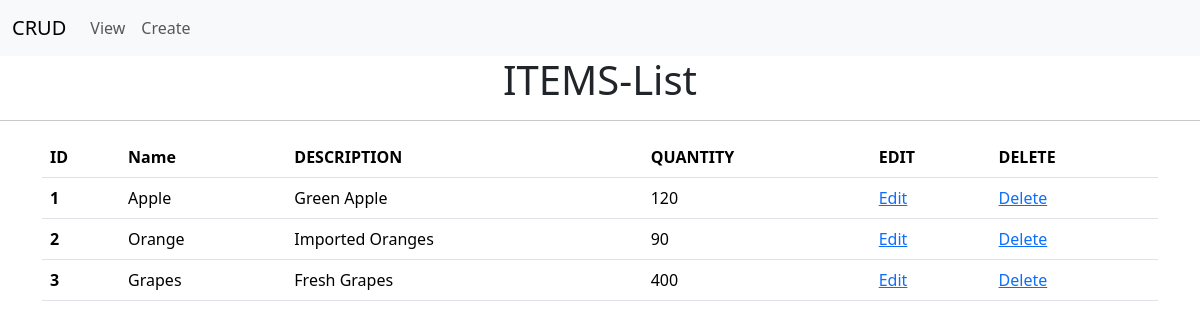
Before: / with the older database file.
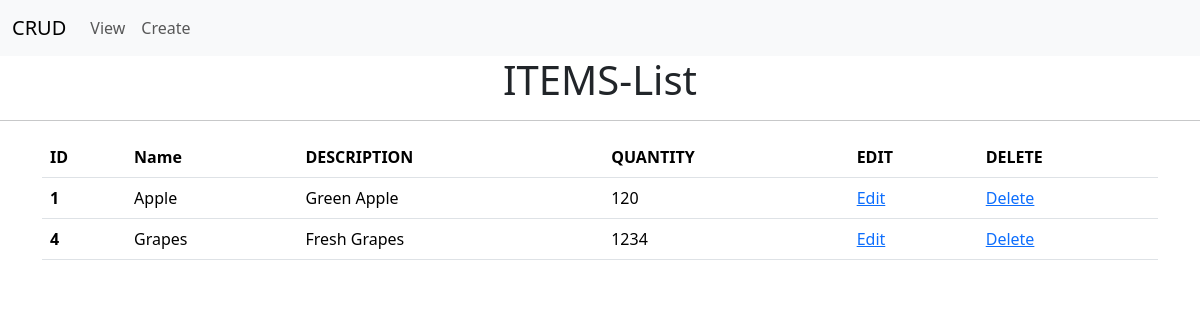
After: the same page with the newer database file.
### supportApp/models.py (models this page shows)
class ItemsInfo(models.Model):
    name = models.CharField(max_length=50)
    description = models.TextField()
    quantity = models.IntegerField()

### supportApp/views.py (the view)
# urls.py: path('', views.listItems,name="list"),
def listItems(request):
    itemList = ItemsInfo.objects.all()
    return render(request,"list.html",{"items":itemList})

### templates/list.html
{% extends 'layout.html' %}
{% block content %}
  <center>
    <h1>ITEMS-List</h1>
  </center>
  <hr />
  <div class="container">
    <table class="table">
      <thead>
        <tr>
          <th scope="col">ID</th>
          <th scope="col">Name</th>
          <th scope="col">DESCRIPTION</th>
          <th scope="col">QUANTITY</th>
          <th scope="col">EDIT</th>
          <th scope="col">DELETE</th>
        </tr>
      </thead>
      <tbody>
        {% for item in items %}
          <tr>
            <th scope="row">{{ item.id }}</th>
            <td>{{ item.name }}</td>
            <td>{{ item.description }}</td>
            <td>{{ item.quantity }}</td>
            <td>
              <a href="{% url 'edit' item.id %}">Edit</a>
            </td>
            <td>
              <a href="{% url 'delete' item.id %}">Delete</a>
            </td>
          </tr>
        {% endfor %}
      </tbody>
    </table>
  </div>
{% endblock %}

### templates/layout.html (shortened to what this page needs)
<!DOCTYPE html>
<html lang="en">
  <head>
    <link href="https://cdn.jsdelivr.net/npm/bootstrap@5.3.3/dist/css/bootstrap.min.css" rel="stylesheet" />
  </head>
  <body>
    {% include 'header.html' %}
    {% block content %}
    {% endblock %}
  </body>
</html>

### templates/header.html (shortened to what this page needs)
<nav class="navbar navbar-expand-lg bg-body-tertiary">
  <div class="container-fluid">
    <a class="navbar-brand" href="#">CRUD</a>
    <div class="collapse navbar-collapse" id="navbarNav">
      <ul class="navbar-nav">
        <li class="nav-item">
          <a class="nav-link" href="{% url 'list' %}">View</a>
        </li>
        <li class="nav-item">
          <a class="nav-link" href="{% url 'create' %}">Create</a>
        </li>
      </ul>
    </div>
  </div>
</nav>

Changed rows visible on the page:
removed ItemsInfo: id "2", name "Orange", description "Imported Oranges", quantity "90"
removed ItemsInfo: id "3", name "Grapes", description "Fresh Grapes", quantity "400"
added ItemsInfo: id "4", name "Grapes", description "Fresh Grapes", quantity "1234"
